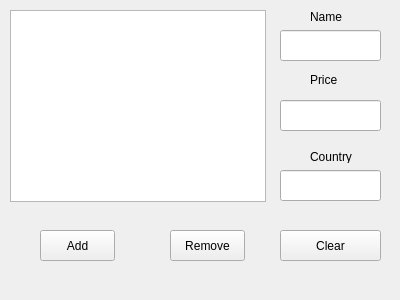
<?xml version="1.0" encoding="UTF-8"?>
<ui version="4.0">
 <class>Gui</class>
 <widget class="QWidget" name="Gui">
  <property name="geometry">
   <rect>
    <x>0</x>
    <y>0</y>
    <width>400</width>
    <height>300</height>
   </rect>
  </property>
  <property name="windowTitle">
   <string>Gui</string>
  </property>
  <widget class="QListWidget" name="ListWidget">
   <property name="geometry">
    <rect>
     <x>10</x>
     <y>10</y>
     <width>256</width>
     <height>192</height>
    </rect>
   </property>
  </widget>
  <widget class="QPushButton" name="AddButton">
   <property name="geometry">
    <rect>
     <x>40</x>
     <y>230</y>
     <width>75</width>
     <height>31</height>
    </rect>
   </property>
   <property name="text">
    <string>Add</string>
   </property>
  </widget>
  <widget class="QPushButton" name="RemoveButton">
   <property name="geometry">
    <rect>
     <x>170</x>
     <y>230</y>
     <width>75</width>
     <height>31</height>
    </rect>
   </property>
   <property name="text">
    <string>Remove</string>
   </property>
  </widget>
  <widget class="QLabel" name="label">
   <property name="geometry">
    <rect>
     <x>310</x>
     <y>10</y>
     <width>47</width>
     <height>13</height>
    </rect>
   </property>
   <property name="text">
    <string>Name</string>
   </property>
  </widget>
  <widget class="QLabel" name="label_2">
   <property name="geometry">
    <rect>
     <x>310</x>
     <y>70</y>
     <width>51</width>
     <height>20</height>
    </rect>
   </property>
   <property name="text">
    <string>Price</string>
   </property>
  </widget>
  <widget class="QLabel" name="label_3">
   <property name="geometry">
    <rect>
     <x>310</x>
     <y>150</y>
     <width>47</width>
     <height>13</height>
    </rect>
   </property>
   <property name="text">
    <string>Country</string>
   </property>
  </widget>
  <widget class="QLineEdit" name="NameEdit">
   <property name="geometry">
    <rect>
     <x>280</x>
     <y>30</y>
     <width>101</width>
     <height>31</height>
    </rect>
   </property>
  </widget>
  <widget class="QLineEdit" name="PriceEdit">
   <property name="geometry">
    <rect>
     <x>280</x>
     <y>100</y>
     <width>101</width>
     <height>31</height>
    </rect>
   </property>
  </widget>
  <widget class="QLineEdit" name="CountryEdit">
   <property name="geometry">
    <rect>
     <x>280</x>
     <y>170</y>
     <width>101</width>
     <height>31</height>
    </rect>
   </property>
  </widget>
  <widget class="QPushButton" name="ClearButton">
   <property name="geometry">
    <rect>
     <x>280</x>
     <y>230</y>
     <width>101</width>
     <height>31</height>
    </rect>
   </property>
   <property name="text">
    <string>Clear</string>
   </property>
  </widget>
 </widget>
 <layoutdefault spacing="6" margin="11"/>
 <resources/>
 <connections/>
</ui>
